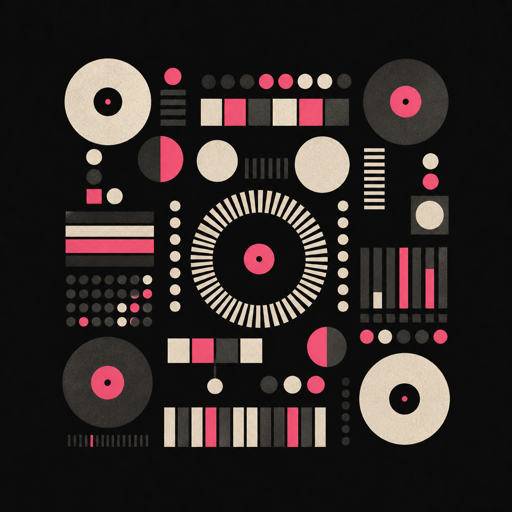
#> input picture prototype/drive-lab/artwork-masters/illobo/club-porchetta.png, 512 x 512 px, given in place of club-porchetta.png.png, which was not available
$ python convert-visual-previews.py ../artwork-masters/illobo/club-porchetta.png
#> lines starting #> are read from the running program, lines starting #| are printed output that depends on the picture
"""Convert captured preview frames to the 384 x 298 WebP library previews.

Input: PNGs written by scripts/capture-visual-previews.mjs (2x, DARK, chrome
hidden). Each frame is centre-cropped to the 192:149 library aspect and saved
at quality 84. Pass ids to convert a subset; air-atlas may come from an older
real capture when local traffic data is unavailable.
"""
import sys
from pathlib import Path

from PIL import Image

ROOT = Path(__file__).resolve().parent.parent
SOURCE = ROOT / "output" / "visual-previews"
TARGET = ROOT / "public" / "artwork" / "visuals"
IDS = ["aperture", "vertigo", "meridian", "drivey", "prtcl", "japanese-mist", "acid-orchard",
       "chromatic-silk", "atlas", "air-atlas", "discover", "stats"]


def convert(name: str) -> None:
    image = Image.open(SOURCE / f"{name}.png").convert("RGB")
#> image is the input picture: PIL image 512x512 RGB; mean R, G, B 49, 40.7, 39
    width, height = image.size
#> width = 512; height = 512
    aspect = 192 / 149
    if width / height > aspect:
        crop = round(height * aspect)
        box = ((width - crop) // 2, 0, (width - crop) // 2 + crop, height)
    else:
        crop = round(width / aspect)
#> crop = 397
        box = (0, (height - crop) // 2, width, (height - crop) // 2 + crop)
#> box = (0, 57, 512, 454)
    image.crop(box).resize((384, 298), Image.LANCZOS).save(TARGET / f"{name}.webp", "WEBP", quality=84, method=6)
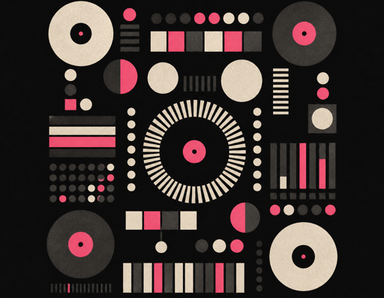
#> saved as club-porchetta.png.webp: PIL image 384x298 RGB; mean R, G, B 59.9, 49.2, 47.1


if __name__ == "__main__":
    for preview in sys.argv[1:] or IDS:
        convert(preview)
        print(f"{preview}.webp")

$ run again, on prototype/drive-lab/artwork-masters/illobo/floating-stars.png
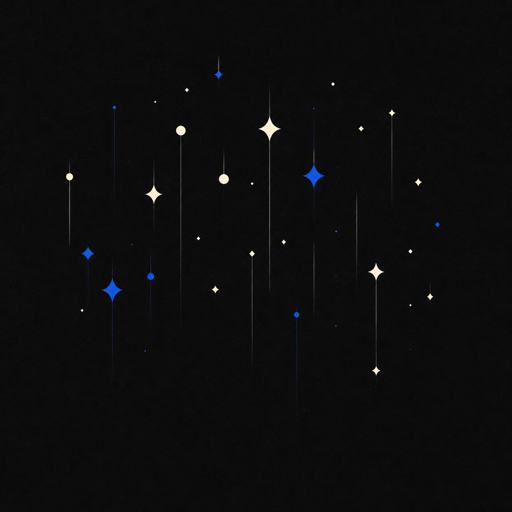
#> input picture prototype/drive-lab/artwork-masters/illobo/floating-stars.png, 512 x 512 px, given in place of floating-stars.png.png, which was not available
#> in convert, image is the input picture: PIL image 512x512 RGB; mean R, G, B 13.4, 12.7, 13.2
#> in convert, `image.crop(box).resize((384, 298), Image.LANCZOS).save(TARGET / f"{nam..`:
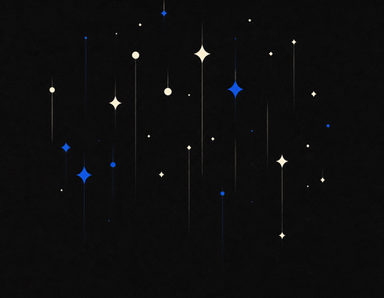
#> saved as floating-stars.png.webp: PIL image 384x298 RGB; mean R, G, B 13.7, 13, 13.6
